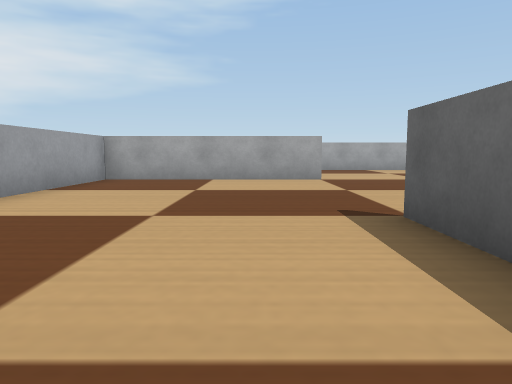
view 1 (above)

23 first-person views from a walk through a Webots world. The camera is 0.06 m above the floor, tilts 6° down and sees 70° across. The floor is counted in squares, 0.1 m on a side. Each view is taken from the middle of a square. On the plan, view 1 faces up. The plan holds only what a view shows up to about 10 squares ahead; the rest is blank. Robots are left out. Simple shapes and patterns stand in for the simulator's stock objects.

view 2
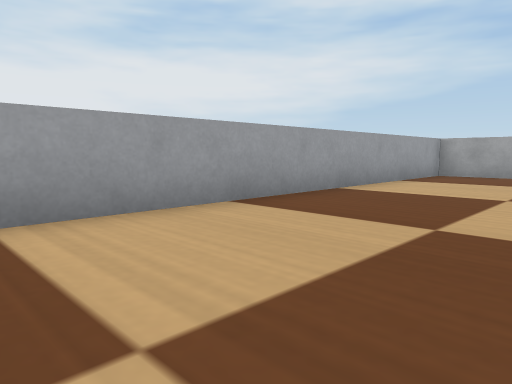

view 3
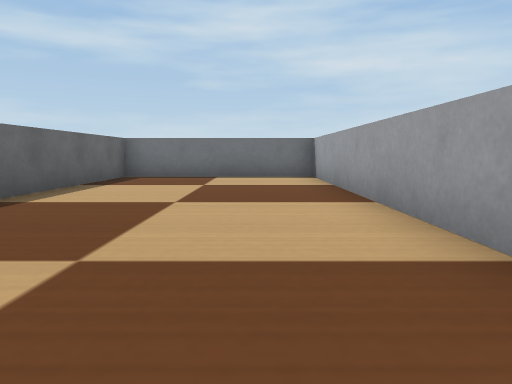

view 4
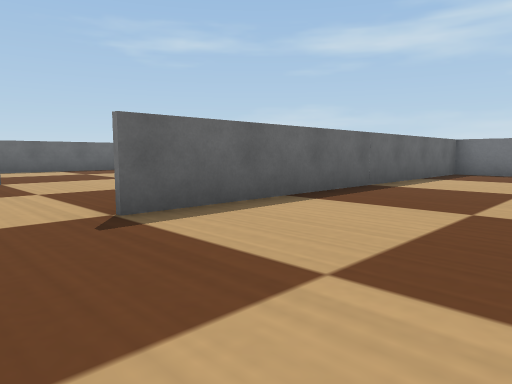

view 5
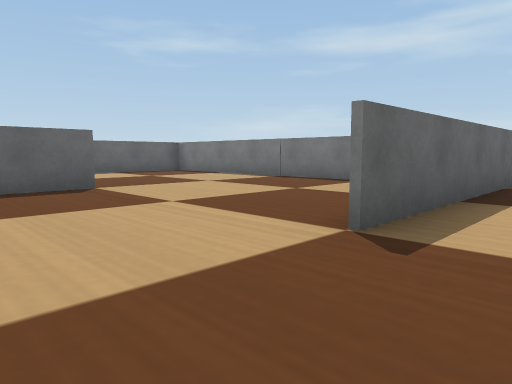

view 6
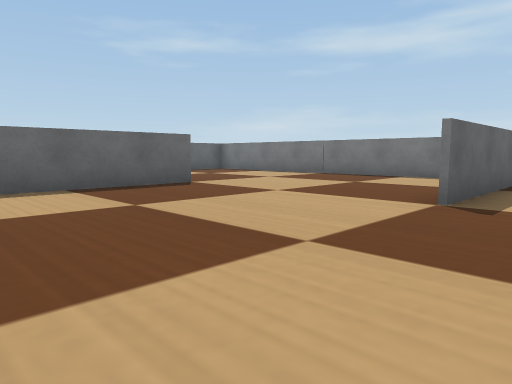

view 7
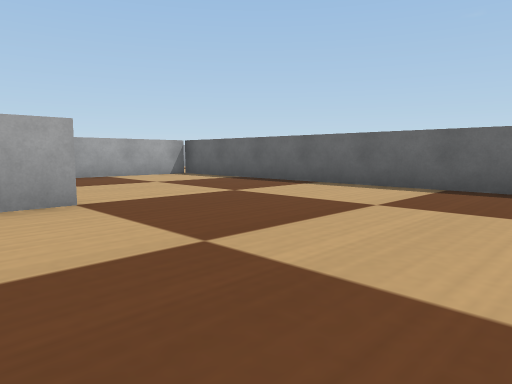

view 8
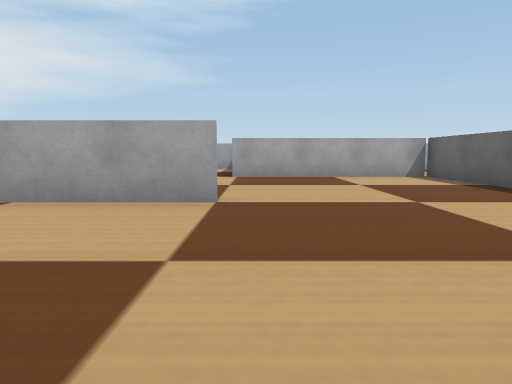

view 9
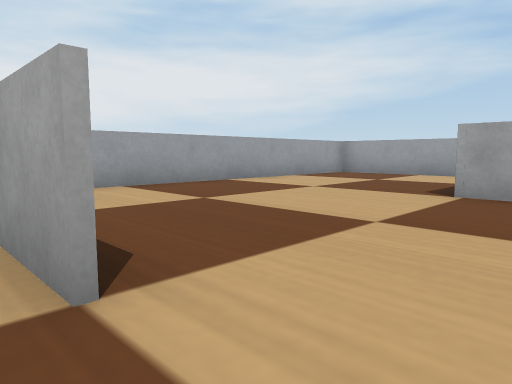

view 10
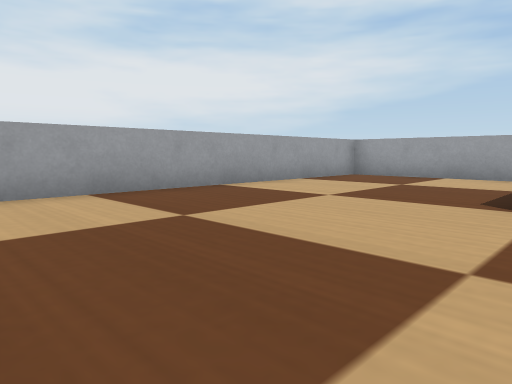

view 11
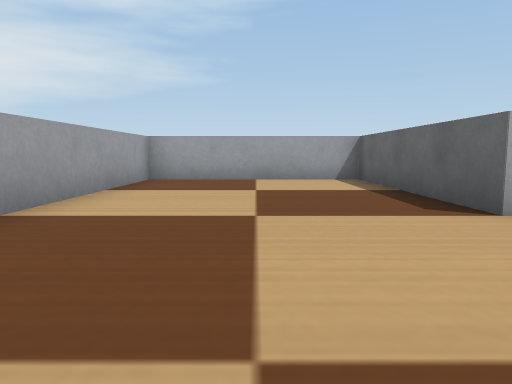

view 12
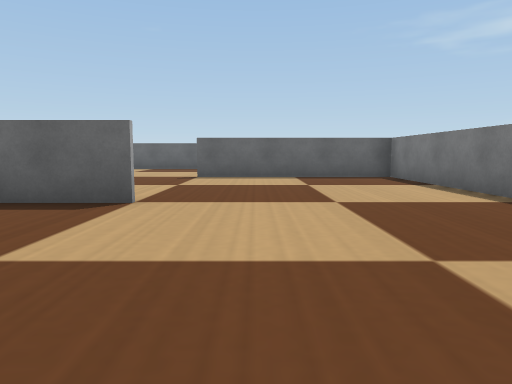

view 13
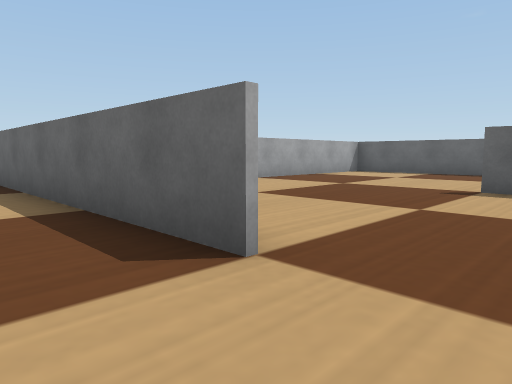

view 14
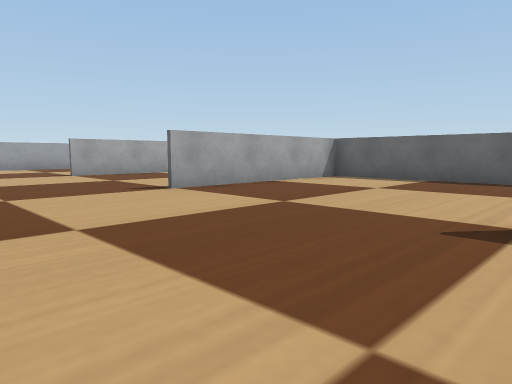

view 15
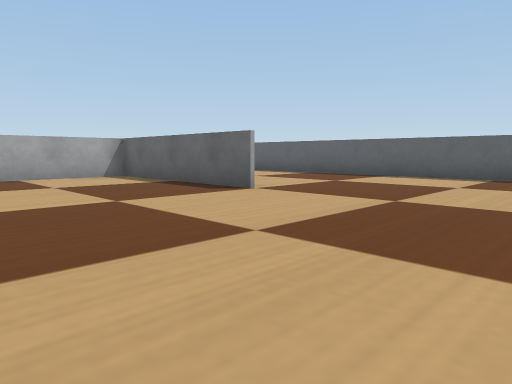

view 16
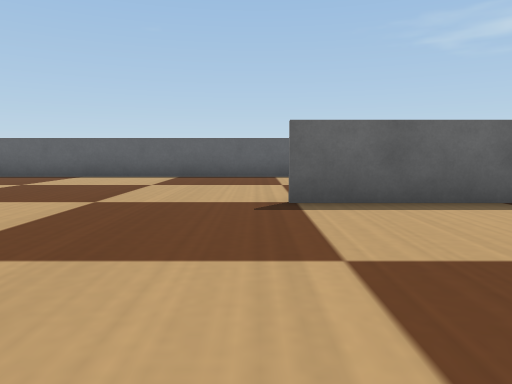

view 17
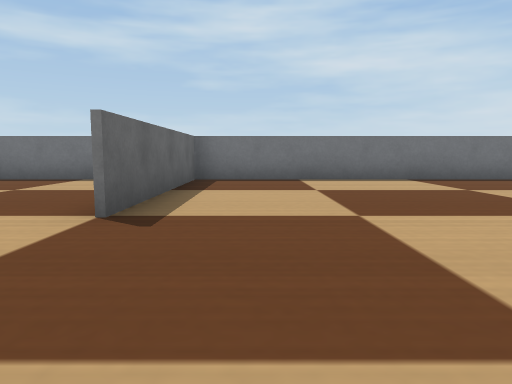

view 18
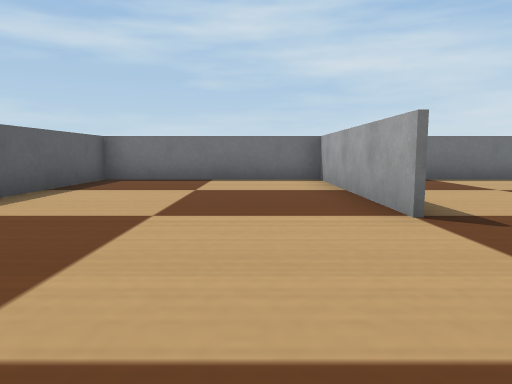

view 19
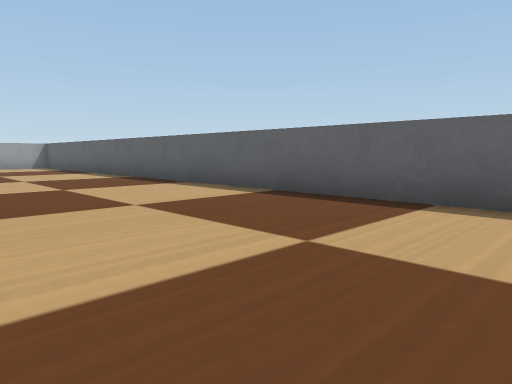

view 20
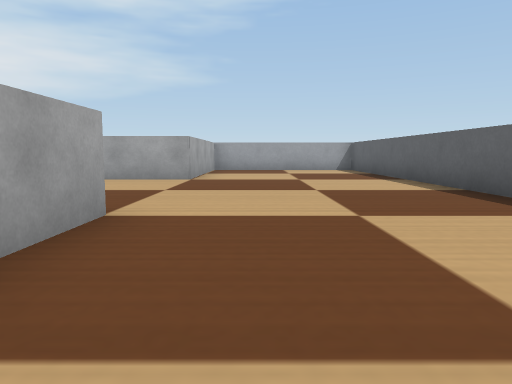

view 21
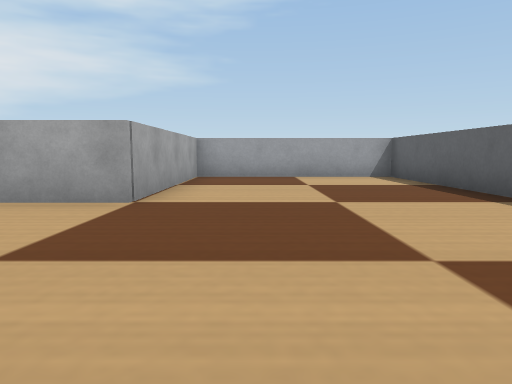

view 22
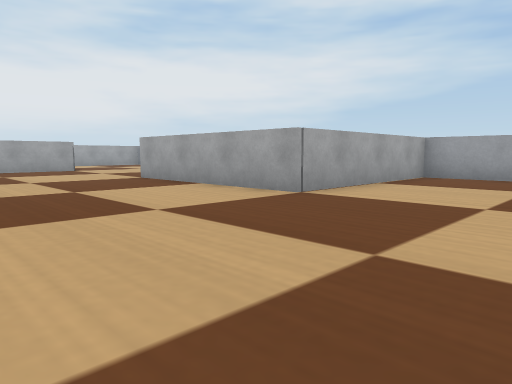

view 23
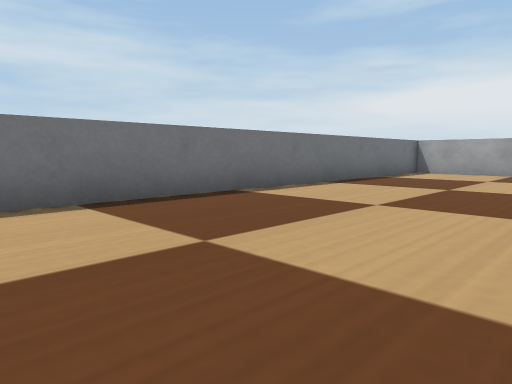

### Floor plan
Points are (right, up) in squares from view 1. A wall is a line through its corners. A room is listed if a view was taken in it or the views show most of it. See-through windows are left out.
Room 1 (views 1, 2, 3, 4, 5, 6, 7)
walls: (1.6, 8.5) (-3.5, 8.5); (-3.5, 9) (-3.5, -6.5) (1.4, -6.5) (1.4, 3.5)
ways out: opening at (1, 6) to room 2
Room 2 (views 8, 9, 12, 13)
walls: (6.4, 3.5) (6.4, 8.5); (3.1, -1.5) (5.5, -1.5)
ways out: opening at (1, 6) to room 1; opening at (3.5, 9) to room 3; opening at (6, 1.5) to room 5
Room 3 (view 10)
walls: (6.4, 8.5) (6.4, 13.5) (1.4, 13.5)
ways out: opening at (3.5, 9) to room 2; opening at (1, 11.5) to room 4
Room 4 (view 11)
walls: (1.4, 13.5) (1.4, 18.5) (-3.5, 18.5) (-3.5, 9)
ways out: opening at (1, 11.5) to room 3
Room 5 (views 14, 15, 16, 17, 18, 19, 20, 21, 22, 23)
walls: (16.4, 3.5) (16.4, 8.5) (11.4, 8.5); (16.5, 8.6) (16.5, 7); (16.5, -1.4) (16.5, -6.5); (5.5, -1.5) (11.4, -1.5) (11.4, 3.6); (16.4, -6.5) (16.4, -1.4); (1.5, -4) (1.5, -4.8); (3.2, -6.5) (21.5, -6.5) (21.5, 18.5) (16.5, 18.5) (16.5, 13.5) (11.4, 13.5)
ways out: opening at (6, 1.5) to room 2; opening at (9, 14)

Where each view was taken, in squares from view 1:
view 1: 0 up, 0 right, facing up
view 2: 2 down, 0 right, facing up-left
view 3: 3 up, 2 left, facing down
view 4: 5 up, 2 left, facing down-right
view 5: 6 up, 0 right, facing down-right
view 6: 8 up, 0 right, facing down-right
view 7: 4 up, 0 right, facing up-right
view 8: 4 up, 2 right, facing up
view 9: 8 up, 3 right, facing up-left
view 10: 9 up, 2 right, facing up-left
view 11: 10 up, 1 left, facing up
view 12: 2 up, 2 right, facing right
view 13: 2 up, 5 right, facing up-right
view 14: 3 up, 8 right, facing up-right
view 15: 1 down, 12 right, facing up-right
view 16: 1 down, 12 right, facing right
view 17: 2 up, 15 right, facing down
view 18: 2 up, 18 right, facing down
view 19: 2 up, 17 right, facing up-right
view 20: 5 up, 18 right, facing up
view 21: 9 up, 18 right, facing up
view 22: 9 up, 20 right, facing up-left
view 23: 2 down, 13 right, facing down-left
